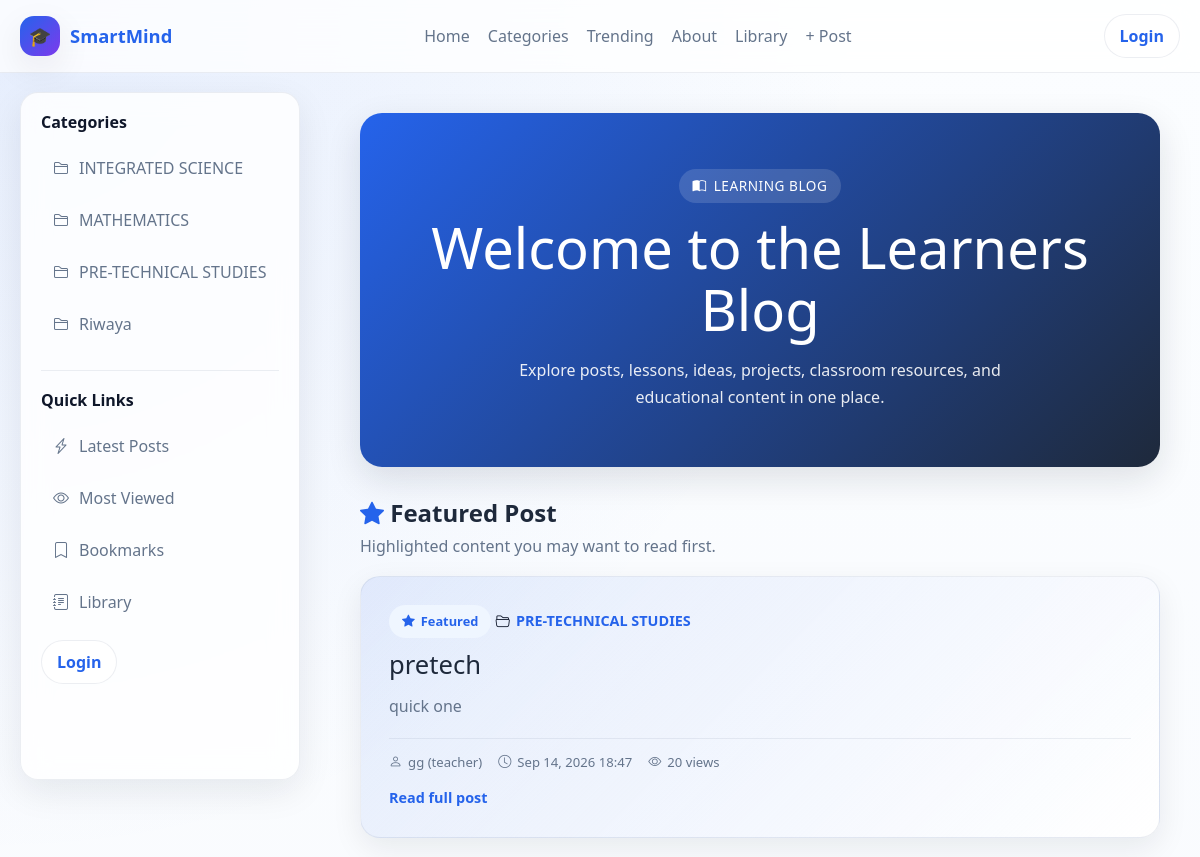
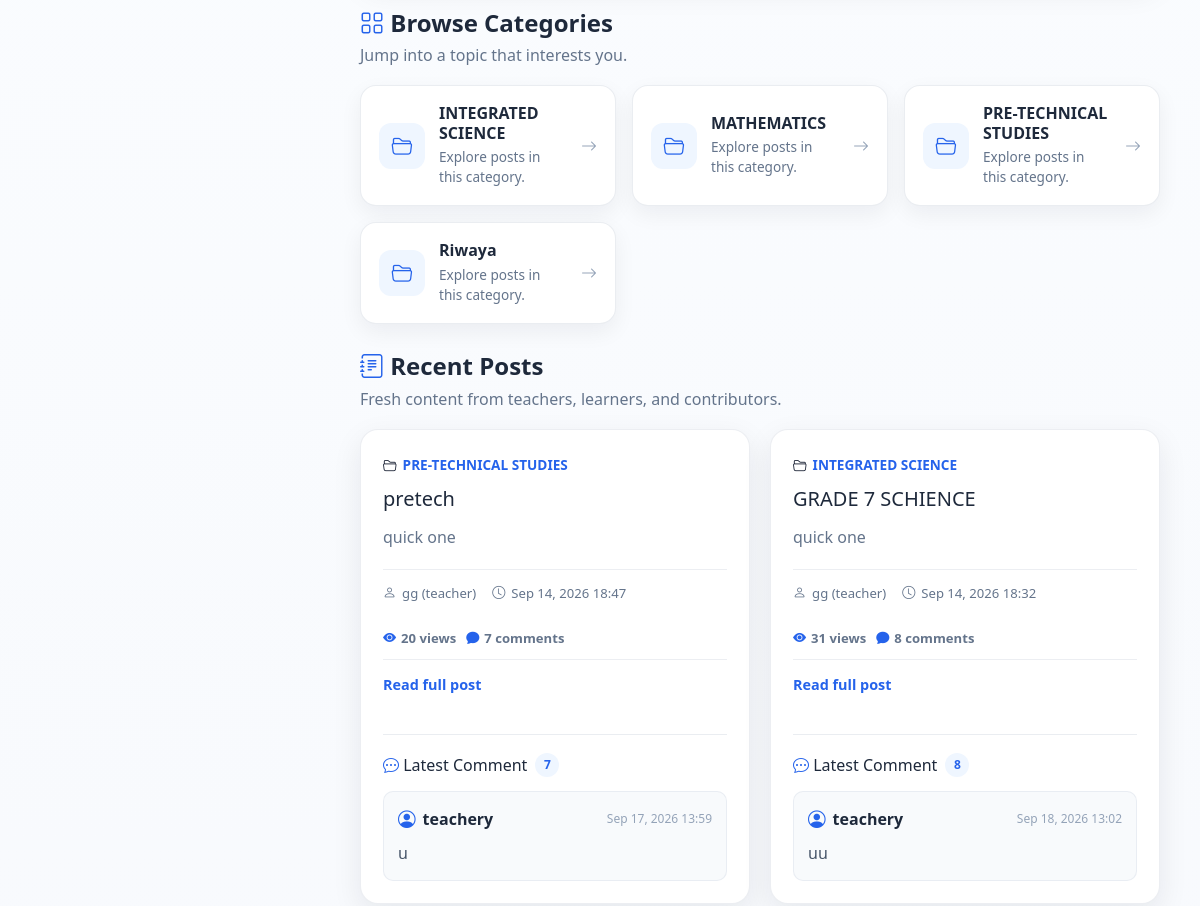
The app's page / (upper part), older data (2 pictures, top to bottom).
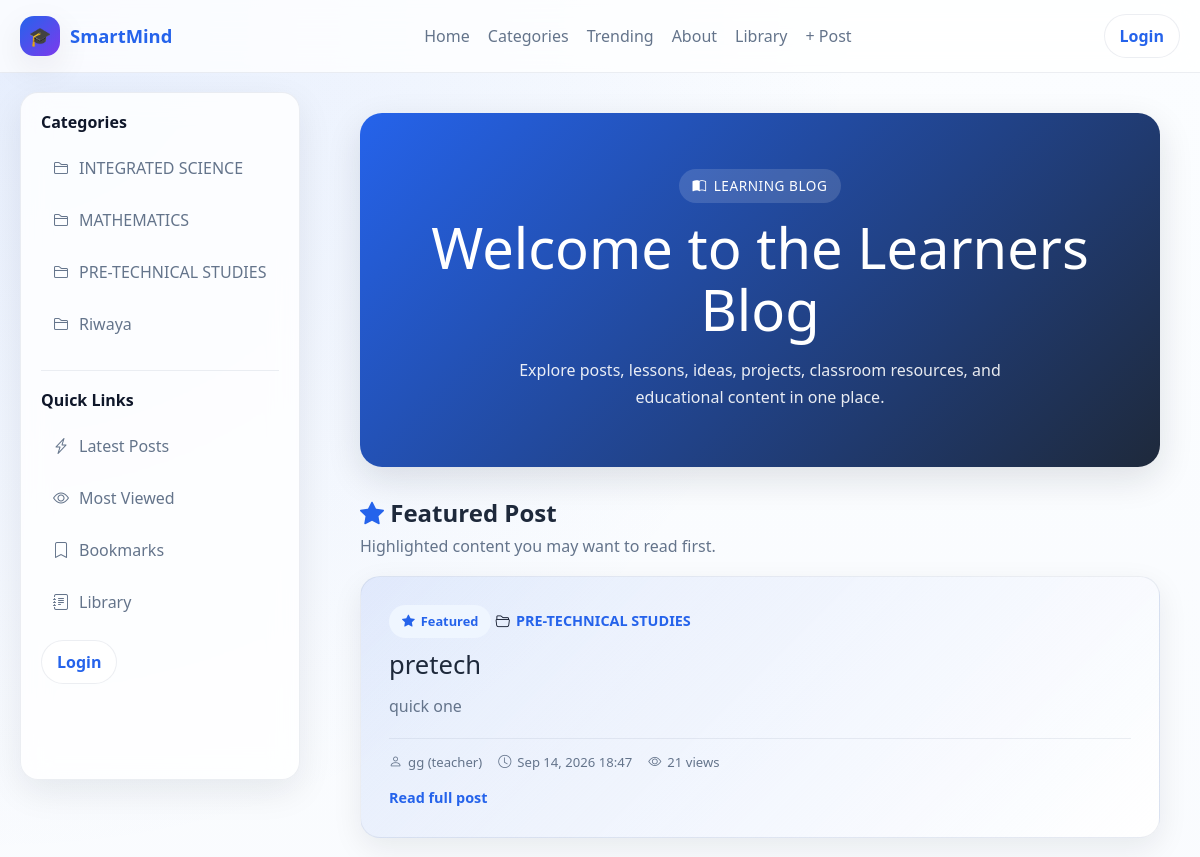
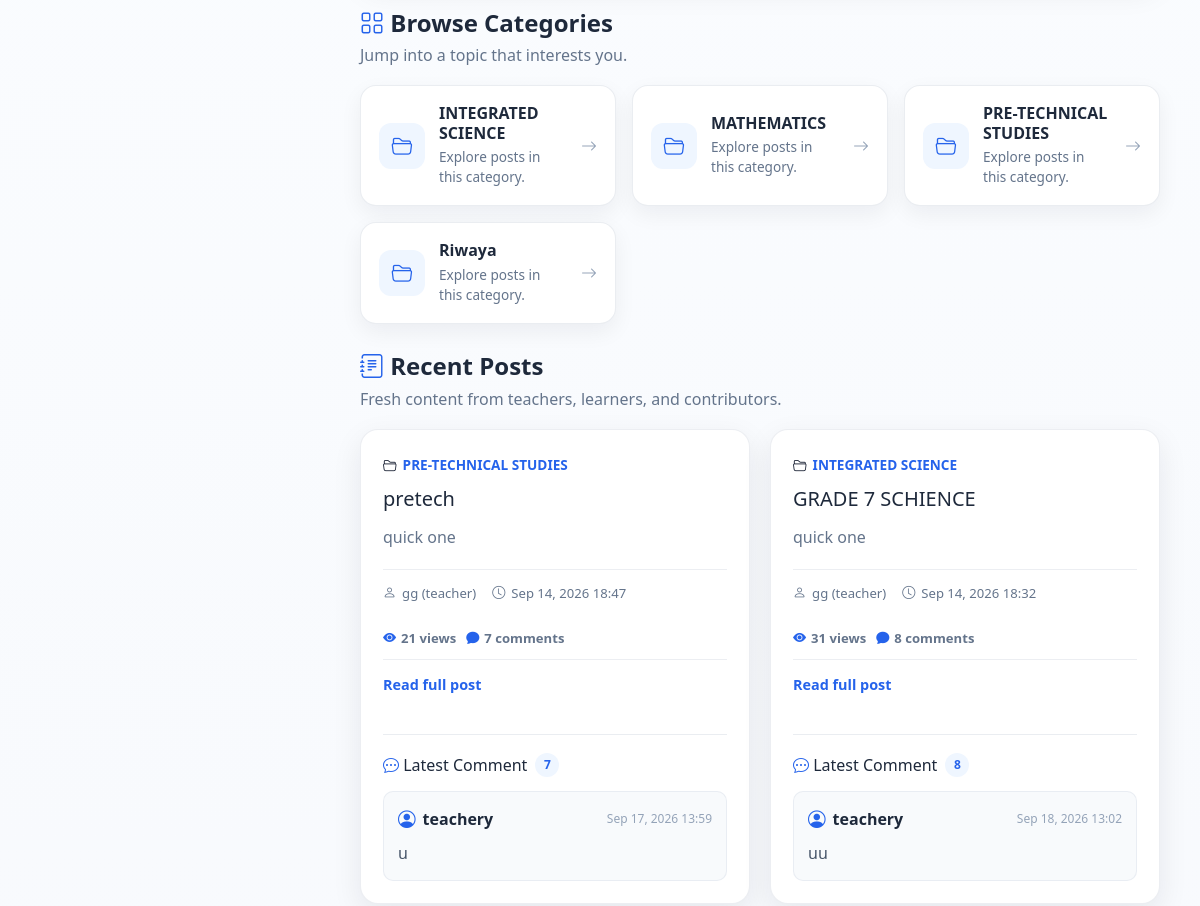
The same page, newer data (2 pictures, top to bottom).
### blog/models.py (models this page shows, shortened)
class Post(models.Model):
    STATUS_CHOICES = [
        ("draft", "Draft"),
        ("published", "Published"),
    ]
    title = models.CharField(
        max_length=200
    )
    slug = models.SlugField(
        max_length=200,
        unique=True,
        blank=True
    )
    category = models.ForeignKey(
        Category,
        on_delete=models.CASCADE
    )
    tags = models.ManyToManyField(
        Tag,
        blank=True
    )
    excerpt = models.TextField(
        max_length=500
    )
    content = CKEditor5Field(
        "Content",
        config_name="default"
    )
    school = models.ForeignKey(
        "schools.School",
        on_delete=models.CASCADE,
        related_name="posts",
        null=True,
        blank=True
    )
    target_classes = models.ManyToManyField(
        "schools.SchoolClass",
        blank=True,
        related_name="posts"
    )
    author = models.ForeignKey(
        User,
        on_delete=models.CASCADE,
        related_name="posts"
    )
    approved = models.BooleanField(
        default=False
    )
    is_featured = models.BooleanField(
        default=False
    )
    video = models.FileField(
        upload_to="videos/",
        blank=True,
        null=True
    )
    youtube_url = models.URLField(
        blank=True,
        null=True
    )
    view_count = models.PositiveIntegerField(
        default=0
    )
    likes = models.ManyToManyField(
        User,
        related_name="liked_posts",
        blank=True
    )
    status = models.CharField(
        max_length=10,
        choices=STATUS_CHOICES,
        default="draft"
    )
    created_at = models.DateTimeField(
        auto_now_add=True
    )
    updated_at = models.DateTimeField(
        auto_now=True
    )
    visible_to_all = models.BooleanField(
        default=False
    )
    class Meta:
        ordering = ["-created_at"]
        indexes = [
            models.Index(
                fields=["school"]
            ),
            models.Index(
                fields=["status", "approved"]
            ),
        ]

class Category(models.Model):
    name = models.CharField(
        max_length=100,
        unique=True
    )
    slug = models.SlugField(
        max_length=110,
        unique=True,
        blank=True
    )
    class Meta:
        verbose_name_plural = "Categories"
        ordering = ["name"]

class Comment(models.Model):
    post = models.ForeignKey(
        Post,
        on_delete=models.CASCADE,
        related_name="comments"
    )
    author = models.ForeignKey(
        User,
        on_delete=models.CASCADE,
        related_name="comments"
    )
    text = CKEditor5Field(
        "Text",
        config_name="default"
    )
    liked_by = models.ManyToManyField(
        User,
        related_name="liked_comments",
        blank=True
    )
    created_at = models.DateTimeField(
        auto_now_add=True
    )
    updated_at = models.DateTimeField(
        auto_now=True
    )
    class Meta:
        ordering = [
            "created_at"
        ]

### accounts/models.py (models this page shows, shortened)
class User(AbstractUser):
    ROLE_CHOICES = [
        ("school_admin", "School Admin"),
        ("teacher", "Teacher"),
        ("student", "Student"),
        ("parent", "Parent"),
    ]
    role = models.CharField(
        max_length=20,
        choices=ROLE_CHOICES,
        default="student",
        db_index=True,
    )
    school = models.ForeignKey(
        "schools.School",
        on_delete=models.CASCADE,
        related_name="users",
        null=True,
        blank=True,
    )
    school_class = models.ForeignKey(
        "schools.SchoolClass",
        on_delete=models.SET_NULL,
        related_name="students",
        null=True,
        blank=True,
    )
    teacher_role = models.ForeignKey(
        "TeacherRole",
        on_delete=models.SET_NULL,
        null=True,
        blank=True,
        related_name="teachers",
    )
    admission_number = models.CharField(
        max_length=30,
        unique=True,
        blank=True,
        null=True,
        db_index=True,
    )
    employee_number = models.CharField(
        max_length=30,
        unique=True,
        blank=True,
        null=True,
        db_index=True,
    )
    tsc_number = models.CharField(
        max_length=30,
        blank=True,
        null=True,
    )
    phone_number = models.CharField(max_length=20, blank=True)
    profile_picture = models.ImageField(upload_to="profiles/", blank=True, null=True)
    date_of_birth = models.DateField(blank=True, null=True)
    is_verified = models.BooleanField(default=False)
    created_at = models.DateTimeField(default=timezone.now)
    updated_at = models.DateTimeField(auto_now=True)
    @property
    def full_name(self):
        return self.get_full_name() or self.username
    def __str__(self):
        return f"{self.full_name} ({self.role})"

### blog/views.py (the view)
# urls.py: path("", views.library_home, name="home"),
def home(request):
    user_id = (
        request.user.pk
        if request.user.is_authenticated
        else None
    )
    comments_queryset = (
        Comment.objects
        .select_related("author")
        .prefetch_related("liked_by")
        .order_by("created_at")
    )
    posts_qs = (
        Post.objects
        .select_related(
            "author",
            "category",
        )
        .prefetch_related(
            "tags",
            "images",
            "attachments",          # <-- NEW
            "likes",
            Prefetch(
                "comments",
                queryset=comments_queryset[:20],
                to_attr="home_comments",
            ),
        )
        .order_by(
            "-created_at"
        )
    )
    posts = []
    for post in posts_qs:
        comments = getattr(
            post,
            "home_comments",
            []
        )
        for comment in comments:
            if user_id:
                comment.liked_by_current_user = any(
                    user.pk == user_id
                    for user in comment.liked_by.all()
                )
            else:
                comment.liked_by_current_user = False
            comment.likes_count = (
                comment.liked_by.count()
            )
        comments_count = (
            Comment.objects
            .filter(post=post)
            .count()
        )
        is_liked = (
            bool(user_id)
            and post.likes.filter(
                pk=user_id
            ).exists()
        )
        likes_count = post.likes.count()
        views_count = post.view_count
        can_edit = can_manage_post(
            request,
            post
        )
        can_delete = can_edit
        posts.append({
            "post": post,
            "comments": comments,
            "comments_count": comments_count,
            "likes_count": likes_count,
            "views_count": views_count,
            "is_liked": is_liked,
            "can_edit": can_edit,
            "can_delete": can_delete,
        })
    categories = (
        Category.objects
        .all()
        .order_by("name")
    )
    featured_post = (
        Post.objects
        .filter(
            is_featured=True
        )
        .select_related(
            "author",
            "category",
        )
        .prefetch_related(
            "tags",
            "images",
            "attachments",          # <-- NEW
        )
        .order_by(
            "-created_at"
        )
        .first()
    )
    context = {
        "posts": posts,
        "categories": categories,
        "featured_post": featured_post,
    }
    return render(
        request,
        "home.html",
        context
    )

### blog/views.py (called while the page is built)
def get_user_role(request):
    return getattr(
        request.user,
        "role",
        None
    )

def can_manage_post(
    request,
    post
):
    user_role = get_user_role(request)
    return (
        request.user.is_authenticated
        and (
            request.user.is_superuser
            or user_role == "school_admin"
            or (
                user_role == "teacher"
                and post.author_id == request.user.pk
            )
        )
    )

### blog/templates/home.html (shortened to what the changed rows need)
{% extends "base.html" %}
{% block content %}
<div class="home-container">
    <section class="home-hero">
        <div class="hero-content">
            <h1>
                Welcome to the Learners Blog
            </h1>
        </div>
    </section>
    {% if featured_post %}
    <section class="featured-section">
        <div class="section-head">
            <h2>
                <i class="bi bi-star-fill"></i>
                Featured Post
            </h2>
            <p>
                Highlighted content you may want to read first.
            </p>
        </div>
        <article class="featured-card">
            <div class="featured-content">
                <span class="featured-label">
                    <i class="bi bi-star-fill"></i>
                    Featured
                </span>
                {% if featured_post.category %}
                    <div class="featured-category">
                        <i class="bi bi-folder2-open"></i>
                        <a href="{% url 'blog:category_post' featured_post.category.slug %}">
                            {{ featured_post.category.name }}
                        </a>
                    </div>
                {% endif %}
                <h3>
                    {{ featured_post.title }}
                </h3>
                {% if featured_post.excerpt %}
                    <p class="featured-excerpt">
                        {{ featured_post.excerpt|truncatewords:40 }}
                    </p>
                {% endif %}
                <div class="post-meta">
                    <span>
                        <i class="bi bi-person"></i>
                        {{ featured_post.author }}
                    </span>
                    <span>
                        <i class="bi bi-clock"></i>
                        {{ featured_post.created_at|date:"M d, Y H:i" }}
                    </span>
                    <span>
                        <i class="bi bi-eye"></i>
                        {{ featured_post.view_count }}
                        views
                    </span>
                </div>
                <a
                    href="{% url 'blog:post_detail' featured_post.slug %}"
                    class="read-more-link"
                >
                    Read full post
                </a>
            </div>
        </article>
    </section>
    {% endif %}
    {% if categories %}
    <section class="categories-section">
        <div class="section-head">
            <h2>
                <i class="bi bi-grid"></i>
                Browse Categories
            </h2>
        </div>
    </section>
    {% endif %}
    <section class="posts-section">
        <div class="section-head">
            <h2>
                <i class="bi bi-journal-text"></i>
                Recent Posts
            </h2>
        </div>
        {% if posts %}
            <div class="posts-grid">
                {% for item in posts %}
                    <article
                        class="post-card"
                        id="post-{{ item.post.pk }}"
                    >
                        <div class="post-card-body">
                            {% if item.post.category %}
                                <div class="post-category">
                                    <i class="bi bi-folder2-open"></i>
                                    <a
                                        href="{% url 'blog:category_post' item.post.category.slug %}"
                                    >
                                        {{ item.post.category.name }}
                                    </a>
                                </div>
                            {% endif %}
                            <h3 class="post-title">
                                {{ item.post.title }}
                            </h3>
                            {% if item.post.excerpt %}
                                <p class="post-excerpt">
                                    {{ item.post.excerpt|truncatewords:30 }}
                                </p>
                            {% endif %}
                            <div class="post-meta">
                                <span>
                                    <i class="bi bi-person"></i>
                                    {{ item.post.author }}
                                </span>
                                <span>
                                    <i class="bi bi-clock"></i>
                                    {{ item.post.created_at|date:"M d, Y H:i" }}
                                </span>
                            </div>
                            <div class="post-statistics">
                                <span class="post-stat">
                                    <i class="bi bi-eye-fill"></i>
                                    {{ item.views_count }}
                                    {% if item.views_count == 1 %}
                                        view
                                    {% else %}
                                        views
                                    {% endif %}
                                </span>
                                <span class="post-stat">
                                    <i class="bi bi-chat-fill"></i>
                                    {{ item.comments_count }}
                                    {% if item.comments_count == 1 %}
                                        comment
                                    {% else %}
                                        comments
                                    {% endif %}
                                </span>
                            </div>
                            <a
                                href="{% url 'blog:post_detail' item.post.slug %}"
                                class="read-more-link"
                            >
                                Read full post
                            </a>
                        </div>
                        <div class="comments-section">
                            <div class="comments-heading">
                                <h4>
                                    <i class="bi bi-chat-dots"></i>
                                    Latest Comment
                                </h4>
                                <span class="comment-count">
                                    {{ item.comments_count }}
                                </span>
                            </div>
                            {% with latest=item.comments|last %}
                                {% if latest %}
                                    <div class="comments-list">
                                        <div class="comment">
                                            <div class="comment-header">
                                                <div class="comment-author">
                                                    <i class="bi bi-person-circle"></i>
                                                    <strong>
                                                        {{ latest.author.username }}
                                                    </strong>
                                                </div>
                                                <small>
                                                    {{ latest.created_at|date:"M d, Y H:i" }}
                                                </small>
                                            </div>
                                            <div class="comment-text">
                                                {{ latest.text|safe }}
                                            </div>
                                        </div>
                                    </div>
                                {% endif %}
                            {% endwith %}
                        </div>
                    </article>
                {% endfor %}
            </div>
        {% endif %}
    </section>
</div>
{% endblock %}

Row changes from the older to the newer data that the page shows:
changed Post "pretech": view_count "20" → "21"; views_count "20" → "21"
